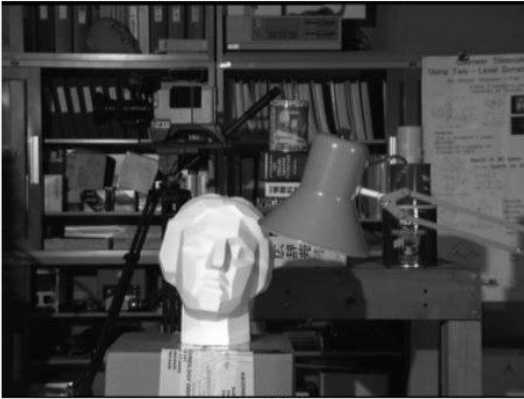
#> input picture cg-aula-0710/img/imagemchleoriginal.png, 524 x 399 px
$ python equalization.py
#> lines starting #> are read from the running program, lines starting #| are printed output that depends on the picture
import cv2
import numpy as np
from matplotlib import pyplot as plot

image = cv2.imread('./img/imagemchleoriginal.png', 0)
#> image: shape (399, 524); min 0, max 255, mean 68.8
image_eq = cv2.equalizeHist(image)
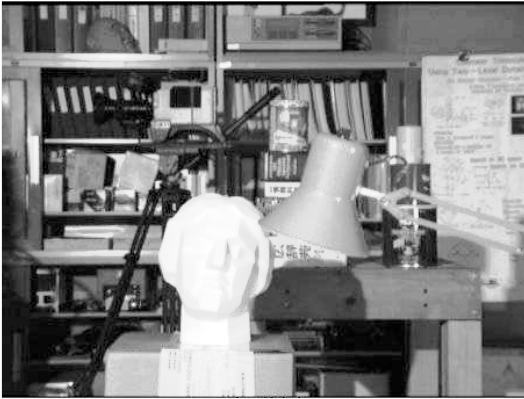
#> image_eq: shape (399, 524); min 0, max 255, mean 128.5

cv2.imshow('Original', image)
cv2.imshow('Equalizada', image_eq)

cv2.waitKey(0)
cv2.destroyAllWindows()
